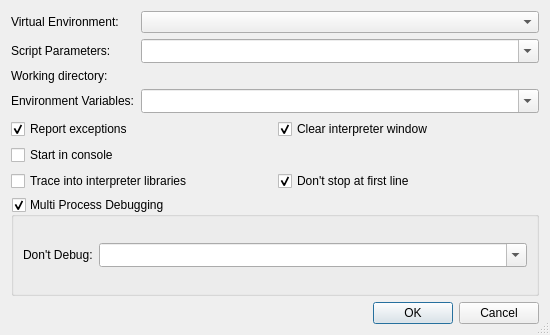
<?xml version="1.0" encoding="UTF-8"?>
<ui version="4.0">
 <class>StartDebugDialog</class>
 <widget class="QDialog" name="StartDebugDialog">
  <property name="geometry">
   <rect>
    <x>0</x>
    <y>0</y>
    <width>550</width>
    <height>335</height>
   </rect>
  </property>
  <property name="windowTitle">
   <string>Start debugging</string>
  </property>
  <property name="sizeGripEnabled">
   <bool>true</bool>
  </property>
  <layout class="QVBoxLayout" name="verticalLayout">
   <item>
    <layout class="QGridLayout" name="gridLayout_3">
     <item row="0" column="0">
      <widget class="QLabel" name="label">
       <property name="text">
        <string>Virtual Environment:</string>
       </property>
       <property name="buddy">
        <cstring>venvComboBox</cstring>
       </property>
      </widget>
     </item>
     <item row="0" column="1">
      <widget class="QComboBox" name="venvComboBox">
       <property name="sizePolicy">
        <sizepolicy hsizetype="Expanding" vsizetype="Fixed">
         <horstretch>0</horstretch>
         <verstretch>0</verstretch>
        </sizepolicy>
       </property>
       <property name="toolTip">
        <string>Select the virtual environment to be used</string>
       </property>
       <property name="whatsThis">
        <string>&lt;b&gt;Virtual Environment&lt;/b&gt;\n&lt;p&gt;Enter the virtual environment to be used. Leave it empty to use the default environment, i.e. the one configured globally or per project.&lt;/p&gt;</string>
       </property>
      </widget>
     </item>
     <item row="1" column="0">
      <widget class="QLabel" name="TextLabel1">
       <property name="text">
        <string>Script Parameters:</string>
       </property>
       <property name="buddy">
        <cstring>cmdlineCombo</cstring>
       </property>
      </widget>
     </item>
     <item row="1" column="1">
      <widget class="QComboBox" name="cmdlineCombo">
       <property name="sizePolicy">
        <sizepolicy hsizetype="Expanding" vsizetype="Fixed">
         <horstretch>0</horstretch>
         <verstretch>0</verstretch>
        </sizepolicy>
       </property>
       <property name="toolTip">
        <string>Enter the commandline parameters</string>
       </property>
       <property name="whatsThis">
        <string>&lt;b&gt;Commandline&lt;/b&gt;
&lt;p&gt;Enter the commandline parameters in this field.&lt;/p&gt;</string>
       </property>
       <property name="editable">
        <bool>true</bool>
       </property>
       <property name="insertPolicy">
        <enum>QComboBox::InsertAtTop</enum>
       </property>
       <property name="sizeAdjustPolicy">
        <enum>QComboBox::AdjustToMinimumContentsLengthWithIcon</enum>
       </property>
       <property name="duplicatesEnabled">
        <bool>false</bool>
       </property>
      </widget>
     </item>
     <item row="2" column="0">
      <widget class="QLabel" name="TextLabel2">
       <property name="text">
        <string>Working directory:</string>
       </property>
       <property name="buddy">
        <cstring>workdirPicker</cstring>
       </property>
      </widget>
     </item>
     <item row="2" column="1">
      <widget class="E5ComboPathPicker" name="workdirPicker" native="true">
       <property name="sizePolicy">
        <sizepolicy hsizetype="Expanding" vsizetype="Preferred">
         <horstretch>0</horstretch>
         <verstretch>0</verstretch>
        </sizepolicy>
       </property>
       <property name="focusPolicy">
        <enum>Qt::WheelFocus</enum>
       </property>
       <property name="toolTip">
        <string>Enter the working directory</string>
       </property>
       <property name="whatsThis">
        <string>&lt;b&gt;Working directory&lt;/b&gt;
&lt;p&gt;Enter the working directory of the application to be debugged. Leave it empty to set the working directory to the executable directory.&lt;/p&gt;</string>
       </property>
      </widget>
     </item>
     <item row="3" column="0">
      <widget class="QLabel" name="textLabel1">
       <property name="text">
        <string>Environment Variables:</string>
       </property>
       <property name="buddy">
        <cstring>environmentCombo</cstring>
       </property>
      </widget>
     </item>
     <item row="3" column="1">
      <widget class="QComboBox" name="environmentCombo">
       <property name="sizePolicy">
        <sizepolicy hsizetype="Expanding" vsizetype="Fixed">
         <horstretch>0</horstretch>
         <verstretch>0</verstretch>
        </sizepolicy>
       </property>
       <property name="toolTip">
        <string>Enter the environment variables to be set.</string>
       </property>
       <property name="whatsThis">
        <string>&lt;b&gt;Environment Variables&lt;/b&gt;
&lt;p&gt;Enter the environment variables to be set for the program. The individual settings must be separated by whitespace and be given in the form 'var=value'. In order to add to an environment variable, enter it in the form 'var+=value'.&lt;/p&gt;
&lt;p&gt;Example: var1=1 var2=&quot;hello world&quot; var3+=&quot;:/tmp&quot;&lt;/p&gt;</string>
       </property>
       <property name="editable">
        <bool>true</bool>
       </property>
       <property name="insertPolicy">
        <enum>QComboBox::InsertAtTop</enum>
       </property>
       <property name="sizeAdjustPolicy">
        <enum>QComboBox::AdjustToMinimumContentsLengthWithIcon</enum>
       </property>
       <property name="duplicatesEnabled">
        <bool>false</bool>
       </property>
      </widget>
     </item>
    </layout>
   </item>
   <item>
    <layout class="QGridLayout" name="gridLayout">
     <item row="2" column="0">
      <widget class="QCheckBox" name="tracePythonCheckBox">
       <property name="toolTip">
        <string>Select to trace into the Python library</string>
       </property>
       <property name="text">
        <string>Trace into interpreter libraries</string>
       </property>
       <property name="shortcut">
        <string>Alt+T</string>
       </property>
      </widget>
     </item>
     <item row="2" column="1">
      <widget class="QCheckBox" name="autoContinueCheckBox">
       <property name="toolTip">
        <string>Select to not stop the debugger at the first executable line.</string>
       </property>
       <property name="whatsThis">
        <string>&lt;b&gt;Don't stop at first line&lt;/b&gt;&lt;p&gt;This prevents the debugger from stopping at the first executable line.&lt;/p&gt;</string>
       </property>
       <property name="text">
        <string>Don't stop at first line</string>
       </property>
       <property name="checked">
        <bool>true</bool>
       </property>
      </widget>
     </item>
     <item row="0" column="1">
      <widget class="QCheckBox" name="clearShellCheckBox">
       <property name="toolTip">
        <string>Select to clear the display of the interpreter window</string>
       </property>
       <property name="whatsThis">
        <string>&lt;b&gt;Clear interpreter window&lt;/b&gt;&lt;p&gt;This clears the display of the interpreter window before starting the debug client.&lt;/p&gt;</string>
       </property>
       <property name="text">
        <string>Clear interpreter window</string>
       </property>
       <property name="checked">
        <bool>true</bool>
       </property>
      </widget>
     </item>
     <item row="0" column="0">
      <widget class="QCheckBox" name="exceptionCheckBox">
       <property name="toolTip">
        <string>Uncheck to disable exception reporting</string>
       </property>
       <property name="whatsThis">
        <string>&lt;b&gt;Report exceptions&lt;/b&gt;
&lt;p&gt;Uncheck this in order to disable exception reporting.&lt;/p&gt;</string>
       </property>
       <property name="text">
        <string>Report exceptions</string>
       </property>
       <property name="shortcut">
        <string>Alt+E</string>
       </property>
       <property name="checked">
        <bool>true</bool>
       </property>
      </widget>
     </item>
     <item row="1" column="0">
      <widget class="QCheckBox" name="consoleCheckBox">
       <property name="toolTip">
        <string>Select to start the debugger in a console window</string>
       </property>
       <property name="whatsThis">
        <string>&lt;b&gt;Start in console&lt;/b&gt;
&lt;p&gt;Select to start the debugger in a console window. The console command has to be configured on the Debugger-&amp;gt;General page&lt;/p&gt;</string>
       </property>
       <property name="text">
        <string>Start in console</string>
       </property>
      </widget>
     </item>
    </layout>
   </item>
   <item>
    <widget class="QGroupBox" name="multiprocessGroup">
     <property name="toolTip">
      <string>Select this to enable multi process debugging.</string>
     </property>
     <property name="whatsThis">
      <string>&lt;b&gt;Multi Process Debugging&lt;/b&gt;&lt;p&gt;This enables debugging capability for multi process programs. Each started Python program is started within a new debugger.&lt;/p&gt;</string>
     </property>
     <property name="title">
      <string>Multi Process Debugging</string>
     </property>
     <property name="checkable">
      <bool>true</bool>
     </property>
     <layout class="QHBoxLayout" name="horizontalLayout_2">
      <item>
       <widget class="QLabel" name="TextLabel1_2">
        <property name="text">
         <string>Don't Debug:</string>
        </property>
        <property name="buddy">
         <cstring>cmdlineCombo</cstring>
        </property>
       </widget>
      </item>
      <item>
       <widget class="QComboBox" name="multiprocessNoDebugCombo">
        <property name="sizePolicy">
         <sizepolicy hsizetype="Expanding" vsizetype="Fixed">
          <horstretch>0</horstretch>
          <verstretch>0</verstretch>
         </sizepolicy>
        </property>
        <property name="toolTip">
         <string/>
        </property>
        <property name="whatsThis">
         <string/>
        </property>
        <property name="editable">
         <bool>true</bool>
        </property>
        <property name="insertPolicy">
         <enum>QComboBox::InsertAtTop</enum>
        </property>
        <property name="sizeAdjustPolicy">
         <enum>QComboBox::AdjustToMinimumContentsLengthWithIcon</enum>
        </property>
        <property name="duplicatesEnabled">
         <bool>false</bool>
        </property>
       </widget>
      </item>
     </layout>
    </widget>
   </item>
   <item>
    <widget class="QDialogButtonBox" name="buttonBox">
     <property name="orientation">
      <enum>Qt::Horizontal</enum>
     </property>
     <property name="standardButtons">
      <set>QDialogButtonBox::Cancel|QDialogButtonBox::Ok</set>
     </property>
    </widget>
   </item>
  </layout>
 </widget>
 <pixmapfunction>qPixmapFromMimeSource</pixmapfunction>
 <customwidgets>
  <customwidget>
   <class>E5ComboPathPicker</class>
   <extends>QWidget</extends>
   <header>E5Gui/E5PathPicker.h</header>
   <container>1</container>
  </customwidget>
 </customwidgets>
 <tabstops>
  <tabstop>venvComboBox</tabstop>
  <tabstop>cmdlineCombo</tabstop>
  <tabstop>workdirPicker</tabstop>
  <tabstop>environmentCombo</tabstop>
  <tabstop>exceptionCheckBox</tabstop>
  <tabstop>clearShellCheckBox</tabstop>
  <tabstop>consoleCheckBox</tabstop>
  <tabstop>tracePythonCheckBox</tabstop>
  <tabstop>autoContinueCheckBox</tabstop>
  <tabstop>multiprocessGroup</tabstop>
  <tabstop>multiprocessNoDebugCombo</tabstop>
 </tabstops>
 <resources/>
 <connections>
  <connection>
   <sender>buttonBox</sender>
   <signal>accepted()</signal>
   <receiver>StartDebugDialog</receiver>
   <slot>accept()</slot>
   <hints>
    <hint type="sourcelabel">
     <x>68</x>
     <y>323</y>
    </hint>
    <hint type="destinationlabel">
     <x>43</x>
     <y>179</y>
    </hint>
   </hints>
  </connection>
  <connection>
   <sender>buttonBox</sender>
   <signal>rejected()</signal>
   <receiver>StartDebugDialog</receiver>
   <slot>reject()</slot>
   <hints>
    <hint type="sourcelabel">
     <x>136</x>
     <y>323</y>
    </hint>
    <hint type="destinationlabel">
     <x>118</x>
     <y>180</y>
    </hint>
   </hints>
  </connection>
 </connections>
</ui>
